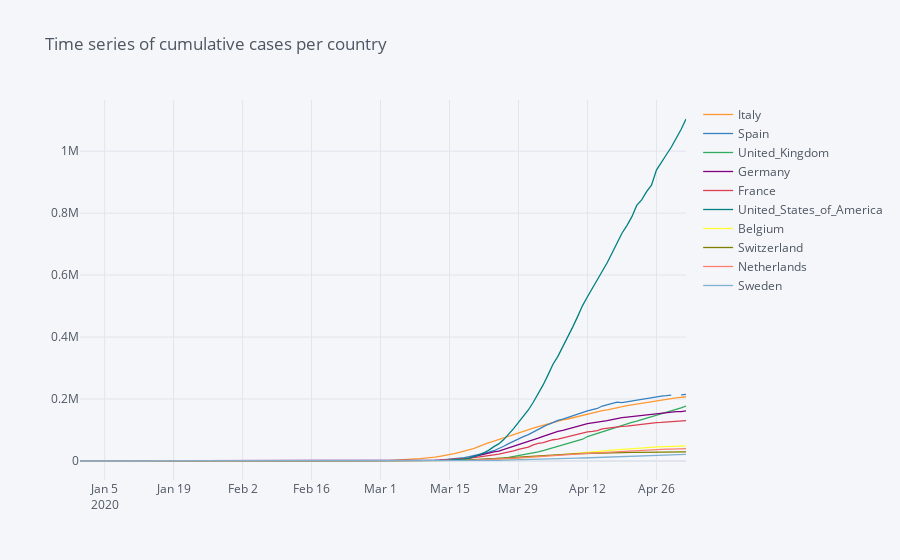

Here is the notebook cell this chart was saved with:
### Code cell
# cumulative time series 
covid_cases.sort_index().cumsum().iplot(title = 'Time series of cumulative cases per country')
